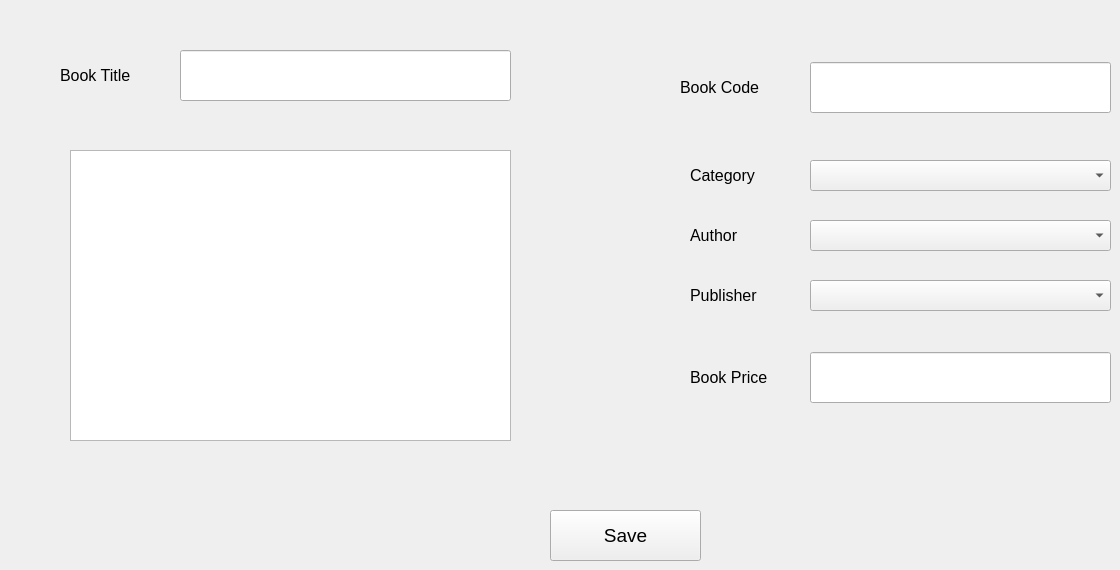
      <widget class="QWidget" name="tab_5">
       <attribute name="title">
        <string>Add a New Book</string>
       </attribute>
       <widget class="QLineEdit" name="lineEdit_2">
        <property name="geometry">
         <rect>
          <x>180</x>
          <y>50</y>
          <width>331</width>
          <height>51</height>
         </rect>
        </property>
       </widget>
       <widget class="QLineEdit" name="lineEdit_3">
        <property name="geometry">
         <rect>
          <x>810</x>
          <y>62</y>
          <width>301</width>
          <height>51</height>
         </rect>
        </property>
       </widget>
       <widget class="QComboBox" name="comboBox_3">
        <property name="geometry">
         <rect>
          <x>810</x>
          <y>160</y>
          <width>301</width>
          <height>31</height>
         </rect>
        </property>
       </widget>
       <widget class="QComboBox" name="comboBox_4">
        <property name="geometry">
         <rect>
          <x>810</x>
          <y>220</y>
          <width>301</width>
          <height>31</height>
         </rect>
        </property>
       </widget>
       <widget class="QComboBox" name="comboBox_5">
        <property name="geometry">
         <rect>
          <x>810</x>
          <y>280</y>
          <width>301</width>
          <height>31</height>
         </rect>
        </property>
       </widget>
       <widget class="QLineEdit" name="lineEdit_4">
        <property name="geometry">
         <rect>
          <x>810</x>
          <y>352</y>
          <width>301</width>
          <height>51</height>
         </rect>
        </property>
       </widget>
       <widget class="QPushButton" name="pushButton_7">
        <property name="geometry">
         <rect>
          <x>550</x>
          <y>510</y>
          <width>151</width>
          <height>51</height>
         </rect>
        </property>
        <property name="font">
         <font>
          <family>Segoe UI</family>
          <pointsize>14</pointsize>
         </font>
        </property>
        <property name="text">
         <string>Save</string>
        </property>
       </widget>
       <widget class="QLabel" name="label_3">
        <property name="geometry">
         <rect>
          <x>60</x>
          <y>60</y>
          <width>101</width>
          <height>31</height>
         </rect>
        </property>
        <property name="font">
         <font>
          <family>Segoe UI</family>
          <pointsize>12</pointsize>
         </font>
        </property>
        <property name="text">
         <string>Book Title</string>
        </property>
       </widget>
       <widget class="QLabel" name="label_4">
        <property name="geometry">
         <rect>
          <x>680</x>
          <y>72</y>
          <width>111</width>
          <height>31</height>
         </rect>
        </property>
        <property name="font">
         <font>
          <family>Segoe UI</family>
          <pointsize>12</pointsize>
         </font>
        </property>
        <property name="text">
         <string>Book Code</string>
        </property>
       </widget>
       <widget class="QLabel" name="label_5">
        <property name="geometry">
         <rect>
          <x>690</x>
          <y>362</y>
          <width>111</width>
          <height>31</height>
         </rect>
        </property>
        <property name="font">
         <font>
          <family>Segoe UI</family>
          <pointsize>12</pointsize>
         </font>
        </property>
        <property name="text">
         <string>Book Price</string>
        </property>
       </widget>
       <widget class="QLabel" name="label_6">
        <property name="geometry">
         <rect>
          <x>690</x>
          <y>220</y>
          <width>101</width>
          <height>31</height>
         </rect>
        </property>
        <property name="font">
         <font>
          <family>Segoe UI</family>
          <pointsize>12</pointsize>
         </font>
        </property>
        <property name="text">
         <string>Author</string>
        </property>
       </widget>
       <widget class="QLabel" name="label_7">
        <property name="geometry">
         <rect>
          <x>690</x>
          <y>160</y>
          <width>101</width>
          <height>31</height>
         </rect>
        </property>
        <property name="font">
         <font>
          <family>Segoe UI</family>
          <pointsize>12</pointsize>
         </font>
        </property>
        <property name="text">
         <string>Category</string>
        </property>
       </widget>
       <widget class="QLabel" name="label_8">
        <property name="geometry">
         <rect>
          <x>690</x>
          <y>280</y>
          <width>101</width>
          <height>31</height>
         </rect>
        </property>
        <property name="font">
         <font>
          <family>Segoe UI</family>
          <pointsize>12</pointsize>
         </font>
        </property>
        <property name="text">
         <string>Publisher</string>
        </property>
       </widget>
       <widget class="QTextEdit" name="textEdit">
        <property name="geometry">
         <rect>
          <x>70</x>
          <y>150</y>
          <width>441</width>
          <height>291</height>
         </rect>
        </property>
       </widget>
      </widget>
